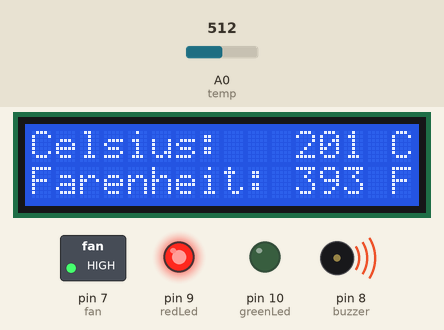
Bench run of a sketch on a simulated Arduino Uno, built with avr-gcc and run on an emulated ATmega328P. On the bench: 16×2 character LCD, switched loads named in the sketch (green lamp = pin HIGH), output pins drawn as LEDs (lit = HIGH), buzzer (waves = sounding, pin HIGH). The inputs (shaded band) are chosen by the test bench; at power-on: A0 (temp) = 512.

Above: at 1.2 s.
1.3 s: A0 (temp) set to 196
At 1.6 s:
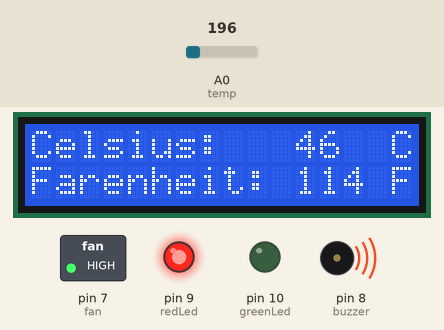
2.8 s: A0 (temp) set to 167
At 4.0 s:
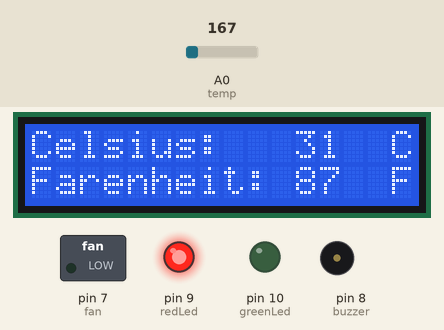
4.3 s: A0 (temp) set to 122
At 5.1 s:
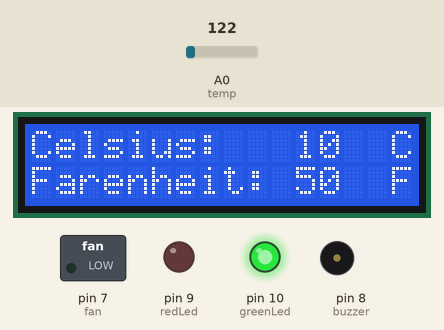
Timing chart, 0 to 7.3 s (numbered marks = the images above; inputs shaded):
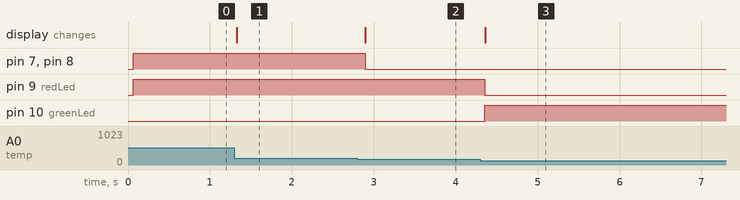

The sketch:

code.ino
```cpp
#include<LiquidCrystal.h>


// Declare all the pins
LiquidCrystal lcd(12, 11, 5, 4, 3, 2);
int temp = A0;
int greenLed = 10;
int redLed = 9;
int fan = 7;
int buzzer = 8;

int thresholdValue = 0;
int celsius = 0;
int old_celsius = 0;
int fahrenheit = 0;

// Functions for various work
void greenLightOn(){
  digitalWrite(greenLed, HIGH);
}
void greenLightOff(){
  digitalWrite(greenLed, LOW);
}
void redLightOn(){
  digitalWrite(redLed, HIGH);
}
void redLightOff(){
  digitalWrite(redLed, LOW);
}
void fanOn(){
  digitalWrite(fan, HIGH);
}
void fanOff(){
  digitalWrite(fan, LOW);
}
void buzzerOn(){
  digitalWrite(buzzer, HIGH);
}
void buzzerOff(){
  digitalWrite(buzzer, LOW);
}


void setup(){
  pinMode(redLed, OUTPUT);
  pinMode(greenLed, OUTPUT);
  pinMode(fan, OUTPUT);
  pinMode(buzzer, OUTPUT);
  pinMode(temp, INPUT);
  Serial.begin(9600);
  lcd.begin(16, 2);
}

void loop(){

  // Temperature calculation
  celsius = map(((analogRead(A0) - 20) * 3.04), 0, 1023, -40, 125);
  fahrenheit = ((celsius * 9) / 5 + 32);

  if(old_celsius != celsius) {
  	lcd.clear();
    old_celsius = celsius;
  }

  if( celsius<= 30){
    greenLightOn();
    redLightOff();
    fanOff();
    buzzerOff();
  }
  else if(celsius >= 31 && celsius <= 40){
    greenLightOff();
    fanOff();
    buzzerOff();
    redLightOn();
  }
  else if(celsius > 40){
    redLightOn();
    fanOn();
    buzzerOn();
    greenLightOff();
  }
  lcd.setCursor(0,0);
  lcd.print("Celsius:");
  lcd.setCursor(11, 0);
  lcd.print(celsius);
  lcd.setCursor(15,0);
  lcd.print("C");
  lcd.setCursor(0,1);
  lcd.print("Farenheit:");
  lcd.setCursor(11, 1);
  lcd.print(fahrenheit);
  lcd.setCursor(15, 1);
  lcd.print("F");
  delay(100);
}
```

Measured:
- the behaviour switches between 186 and 185 on A0 (temp) (found by bisection; images 1 and 2)
- after the input at 1.3 s, the display: changes at once (image 1)
- after the input at 2.8 s, pin 7 (fan), pin 8 (buzzer): HIGH → LOW after 0.09 s; the display: changes after 0.10 s (image 2)
- after the input at 4.3 s, pin 9 (redLed): HIGH → LOW after 0.06 s; pin 10 (greenLed): LOW → HIGH after 0.06 s; the display: changes after 0.06 s (image 3)
